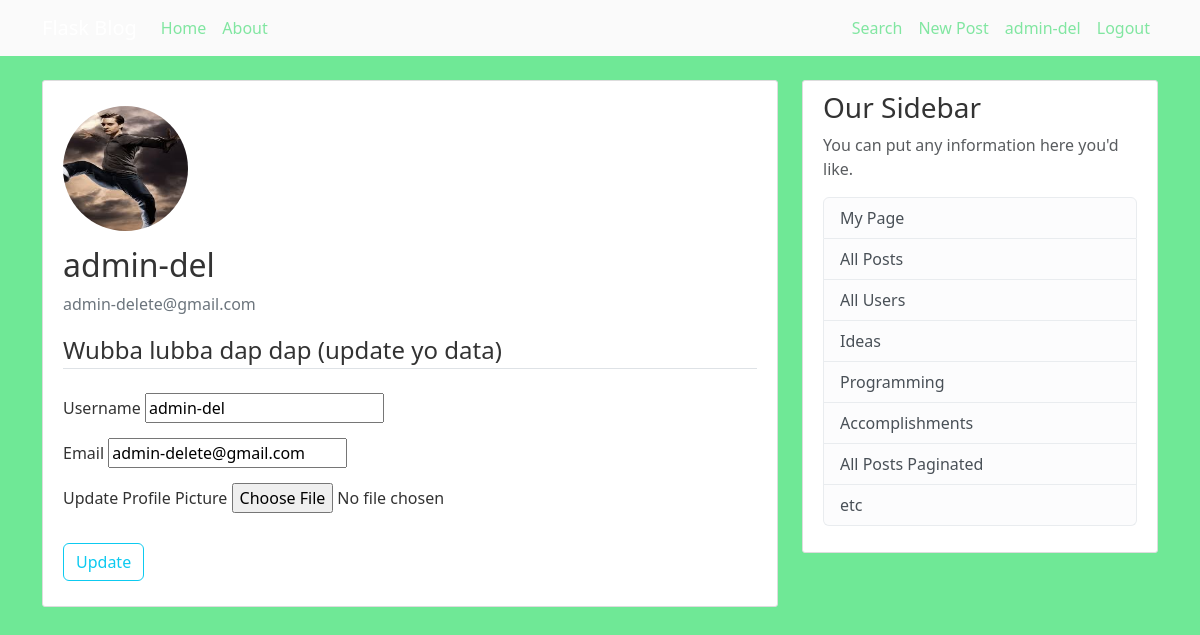
Page /my-account/ (signed in) on the committed database.
### bungee_gum/models.py (models this page shows, shortened)
class User(db.Model, UserMixin):
    id = db.Column(db.Integer, primary_key=True)
    username = db.Column(db.String(20), unique=True, nullable=False)
    email = db.Column(db.String(120), unique=True, nullable=False)
    image_file = db.Column(db.String(20), nullable=False, default="default.jpg")
    password = db.Column(db.String(60), nullable=False)
    posts = db.relationship("Post", backref="author", lazy="subquery")

### bungee_gum/users/routes.py (the view)
@users.route("/my-account/", methods=["POST", "GET"])
@login_required
def my_account():
    update_form = UpdateAccountForm()
    if update_form.validate_on_submit():
        if update_form.picture.data:
            picture_file = save_picture(update_form.picture.data)
            current_user.image_file = picture_file
        current_user.username = update_form.username.data
        current_user.email = update_form.email.data
        db.session.commit()
        flash("Yo data been updated :3", "info")
        return redirect(url_for('users.my_account'))
    elif request.method == "GET":
        update_form.username.data = current_user.username
        update_form.email.data = current_user.email
    return render_template("my-account.html", title="My Account", update_form=update_form)

### bungee_gum/users/forms.py (shortened to what this page needs)
class UpdateAccountForm(FlaskForm):
    username = StringField("Username", validators=[DataRequired(), Length(min=4, max=16)])
    email = StringField("Email", validators=[DataRequired(), Email()])
    picture = FileField("Update Profile Picture", validators=[FileAllowed(['jpg', "png", "jpeg"])])
    submit = SubmitField("Update")

### bungee_gum/models.py (called while the page is built)
@login_manager.user_loader
def load_user(user_id):
    return User.query.get_or_404(int(user_id))

### bungee_gum/templates/my-account.html (shortened to what this page needs)
{% extends "base.html" %}
{% block body %}
<div class="content-section">
  <div class="media">
    <img class="rounded-circle account-img" src="{{ url_for('static', filename='profile-pics/' + current_user.image_file)}}">
    <div class="media-body">
      <h2 class="account-heading">{{ current_user.username }}</h2>
      <p class="text-secondary">{{ current_user.email }}</p>
    </div>
  </div>
    <form action="" method="POST" enctype="multipart/form-data">
        <fieldset class="update_form-group">
            <legend class="border-bottom mb-4">Wubba lubba dap dap (update yo data) </legend>
            <div class="update_form-group">
                {{ update_form.username.label(class="update_form-control-label") }}
                {% if update_form.username.errors %}
                    {{ update_form.username(class="update_form-control update_form-control-lg is-invalid") }}
                    <div class="invalid-feedback">
                        {% for error in update_form.username.errors %}
                            <span>{{ error }}</span>
                        {% endfor %}
                    </div>
                {% else %}
                    {{ update_form.username(class="update_form-control update_form-control-lg") }}
                {% endif %}
            </div>
            <div class="update_form-group">
                {{ update_form.email.label(class="update_form-control-label") }}
                {% if update_form.email.errors %}
                    {{ update_form.email(class="update_form-control update_form-control-lg is-invalid") }}
                    <div class="invalid-feedback">
                        {% for error in update_form.email.errors %}
                            <span>{{ error }}</span>
                        {% endfor %}
                    </div>
                {% else %}
                    {{ update_form.email(class="update_form-control update_form-control-lg") }}
                {% endif %}
            </div>
             <div class="update_form-group">
                {{ update_form.picture.label() }}
                {{ update_form.picture(class="form-control-file") }}
            </div>
        </fieldset>
        <div class="update_form-group">
            {{ update_form.submit(class="btn btn-outline-info") }}
        </div>
    </form>
</div>
{% endblock body %}

### bungee_gum/templates/base.html (shortened to what this page needs)
<!DOCTYPE html>
<html>
<head>
    <link href="https://cdn.jsdelivr.net/npm/bootstrap@5.3.3/dist/css/bootstrap.min.css" rel="stylesheet">
    <link rel="stylesheet" href="{{ url_for('static', filename='style.css') }}">
</head>
<body>
<header class="site-header">
  <nav class="navbar navbar-expand-md navbar-dark bg-steel fixed-top">
    <div class="container">
      <a class="navbar-brand mr-4" href="/">Flask Blog</a>
      <div class="collapse navbar-collapse" id="navbarToggle">
        <div class="navbar-nav mr-auto">
          <a class="nav-item nav-link" href="{{ url_for('main.home') }}">Home</a>
          <a class="nav-item nav-link" href="{{ url_for('main.home') }}">About</a>
        </div>
        <div class="navbar-right">
          <div class="navbar-nav">
            <a class="nav-item nav-link" href="{{ url_for('posts.search_route') }}">Search</a>
          {% if current_user.is_authenticated %}
            <a class="nav-item nav-link" href="{{ url_for('posts.post_new') }}">New Post</a>
            <a class="nav-item nav-link" href="{{ url_for('users.specific_user', id=current_user.id) }}">{{ current_user.username }}</a>
            <a class="nav-item nav-link" href="{{ url_for('users.logout') }}">Logout</a>
          {% else %}
            <a class="nav-item nav-link" href="{{ url_for('users.login_admin') }}">admin1</a>
            <a class="nav-item nav-link" href="{{ url_for('users.login') }}">Login</a>
            <a class="nav-item nav-link" href="{{ url_for('users.register') }}">Register</a>
          {% endif %}
          </div>
        </div>
      </div>
    </div>
  </nav>
</header>
    <main role="main" class="container">
      <div class="row">
        <div class="col-md-8">
          {% block body %}{% endblock body %}
        </div>
        <div class="col-md-4">
          <div class="content-section">
            <h3>Our Sidebar</h3>
            <p class='text-muted'>You can put any information here you'd like.
              <ul class="list-group">
                  {% if current_user.is_authenticated %}
                    <li class="list-group-item list-group-item-light">
                    <a class="text-decoration-none h6" href="{{ url_for('users.specific_user', id=current_user.id) }}">My Page</a>
                    </li>
                  {% endif %}
                 <li class="list-group-item list-group-item-light">
                    <a class="text-decoration-none h6" href="{{ url_for('posts.all_posts') }}">All Posts</a>
                 </li>
                 <li class="list-group-item list-group-item-light">
                    <a class="text-decoration-none h6" href="{{ url_for('users.all_users') }}">All Users</a>
                 </li>
                 <li class="list-group-item list-group-item-light">
                    <a class="text-decoration-none h6" href="{{ url_for('posts.post_ideas') }}">Ideas</a>
                 </li>
                 <li class="list-group-item list-group-item-light">
                    <a class="text-decoration-none h6" href="{{ url_for('posts.post_programming') }}">Programming</a>
                 </li>
                 <li class="list-group-item list-group-item-light">
                    <a class="text-decoration-none h6" href="{{ url_for('posts.post_accomplishments') }}">Accomplishments</a>
                 </li>
                 <li class="list-group-item list-group-item-light">
                    <a class="text-decoration-none h6" href="{{ url_for('posts.all_posts_paginated') }}">All Posts Paginated</a>
                 </li>
                 <li class="list-group-item list-group-item-light">etc</li>
              </ul>
            </p>
          </div>
        </div>
      </div>
    </main>
</body>
</html>

### bungee_gum/static/style.css (style rules this page uses)
body { background: #6fe896; color: #333333; margin-top: 5rem; }
.site-header .navbar-nav .nav-link { color: #81e6a1; }
.bg-steel { background-color: #fafafa; }
.content-section { background: #ffffff; padding: 10px 20px; border: 1px solid #dddddd; border-radius: 3px; margin-bottom: 20px; }
.content-section div { margin: 15px 0; }
.navbar-right { margin-right: 0; margin-left: auto; }
.account-img { width: 125px; height: 125px; }

### rows in the picture
User: username "admin-del", image_file (picture), email "admin-delete@gmail.com"

### other values in the picture
{{ update_form.username.label(class="update_form-control-label") }} "Username"
{{ update_form.email.label(class="update_form-control-label") }} "Email"
{{ update_form.picture.label() }} "Update Profile Picture"
